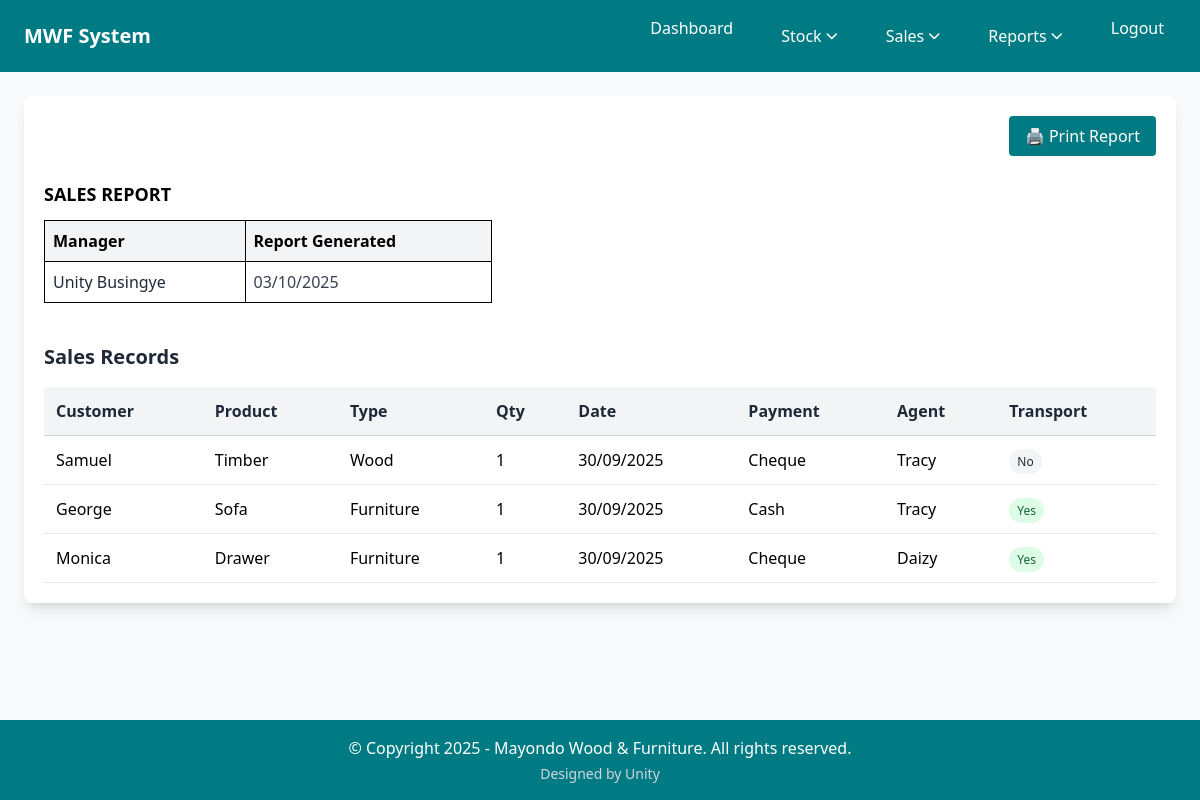
Before: /saleReport/ (signed in) with the older database file.
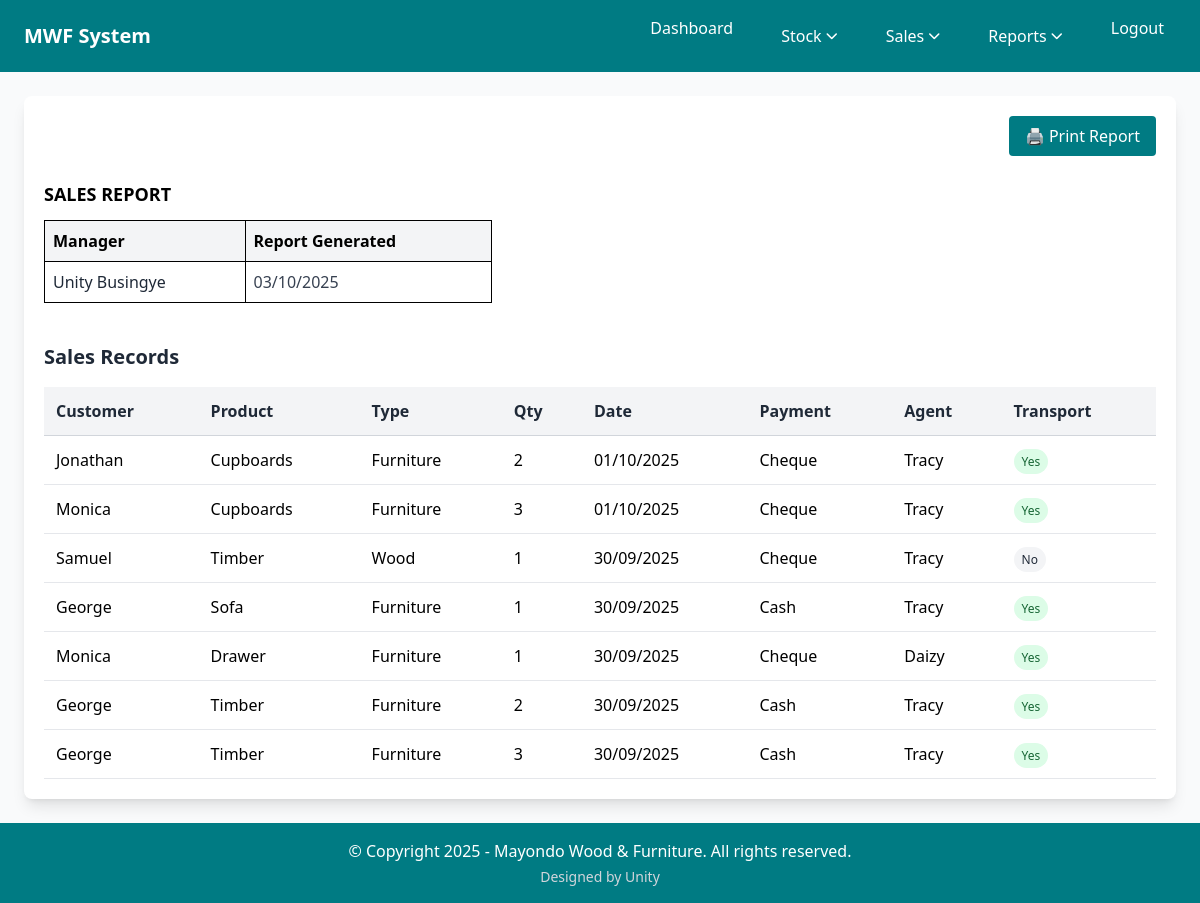
After: the same page with the newer database file.
### home/models.py (models this page shows, shortened)
class Sale(models.Model):
    CUSTOMER_CHOICES = [('Timber', 'Timber'), ('Sofa', 'Sofa'),('Tables','Tables'),('Cupboards','Cupboards'),('Drawer','Drawer'),('Poles','Poles')]
    PRODUCT_TYPE_CHOICES = [('Wood', 'Wood'), ('Furniture', 'Furniture')]
    PAYMENT_CHOICES = [('Cash', 'Cash'), ('Cheque','Cheque'), ('Bank Overdraft','Bank Overdraft')]
    product_id = models.CharField(max_length=50, blank=True, unique=True)
    customer_name = models.CharField(max_length=100)
    product_name = models.CharField(max_length=100, choices=CUSTOMER_CHOICES,
                                   help_text="Select the product category",
                                   default='Timber')
    product_type = models.CharField(max_length=20, choices=PRODUCT_TYPE_CHOICES,
                                   help_text="Select the product type",
                                   default='Furniture')
    product_ref = models.ForeignKey(Product, on_delete=models.PROTECT, null=True, blank=True,
                                   help_text="Auto-populated from product details")
    quantity = models.IntegerField()  # Number of items sold
    date = models.DateField(null=False)  # When the sale occurred
    payment_type = models.TextField(choices = PAYMENT_CHOICES)  # How customer paid
    sales_agent = models.CharField(max_length=50)  # Employee who made the sale
    transport_required = models.BooleanField(default=False)  # Delivery needed (checkbox)

### home/views.py (the view)
# urls.py: path('saleReport/', saleReport, name='saleReport'),     # Sales report page
@secure_view
@login_required
@user_passes_test(is_employee_or_manager)
@manager_required
def saleReport(request):
    from django.contrib.auth.models import User
    from datetime import date
    start_date = request.GET.get("start_date")
    end_date = request.GET.get("end_date")
    all_sales = Sale.objects.all().order_by('-date')
    if start_date:
        all_sales = all_sales.filter(date__gte=start_date)
    if end_date:
        all_sales = all_sales.filter(date__lte=end_date)
    current_manager = request.user
    if not current_manager.groups.filter(name='Manager').exists():
        managers = User.objects.filter(groups__name='Manager').first()
        current_manager = managers if managers else request.user
    context = {
        'sales': all_sales,
        'start_date': start_date,
        'end_date': end_date,
        'manager_name': current_manager.get_full_name() or current_manager.username,
        'report_date': date.today(),
        'total_sales': all_sales.count(),
        'is_filtered': bool(start_date or end_date)
    }
    return render(request, "sales_report.html", context)

### home/context_processors.py (called while the page is built)
def user_roles(request):
    context = {
        'is_manager': False,
        'is_employee': False,
    }
    if request.user.is_authenticated:
        context['is_manager'] = request.user.groups.filter(name="Manager").exists()
        context['is_employee'] = request.user.groups.filter(name="Employee").exists()
    return context

### home/views.py (called while the page is built)
def manager_required(view_func):
    @wraps(view_func)
    def _wrapped_view(request, *args, **kwargs):
        if not request.user.is_authenticated:
            return redirect('login')
        if not request.user.groups.filter(name="Manager").exists():
            messages.error(request, "Access denied. Manager privileges required.")
            return redirect('dashboard')
        return view_func(request, *args, **kwargs)
    return _wrapped_view

def is_employee_or_manager(user):
    return user.is_authenticated and user.groups.filter(name__in=['Manager', 'Employee']).exists()

### home/templates/sales_report.html (shortened to what this page needs)
{% extends 'base.html' %}
{% block content %}
  <div class="max-w-screen-2xl mx-auto bg-white rounded-lg p-5 relative shadow-lg">
    <button class="print-btn absolute top-5 right-5 px-4 py-2 bg-cordes-dark text-white border-0 rounded cursor-pointer hover:bg-cordes-blue transition-colors" onclick="window.print()">🖨️ Print Report</button>
    <div class="mt-16 mb-8">
      <table class="border-collapse w-full max-w-md">
        <caption class="font-bold mb-3 text-left text-lg">SALES REPORT</caption>
        <thead class="bg-gray-100">
          <tr>
            <th class="border border-black p-2 text-left">Manager</th>
            <th class="border border-black p-2 text-left">Report Generated</th>
          </tr>
        </thead>
        <tbody>
          <tr>
            <td class="border border-black p-2 font-medium text-gray-800">{{ manager_name }}</td>
            <td class="border border-black p-2 text-gray-700">{{ report_date|date:"d/m/Y" }}</td>
          </tr>
        </tbody>
      </table>
    </div>
    <section class="w-full mt-10">
      <h2 class="text-xl font-semibold mb-4 text-gray-800">
        Sales Records
      </h2>
      <table class="w-full border-collapse">
        <thead>
          <tr class="bg-gray-100">
            <th class="p-3 text-left border-b border-gray-300 text-gray-800">Customer</th>
            <th class="p-3 text-left border-b border-gray-300 text-gray-800">Product</th>
            <th class="p-3 text-left border-b border-gray-300 text-gray-800">Type</th>
            <th class="p-3 text-left border-b border-gray-300 text-gray-800">Qty</th>
            <th class="p-3 text-left border-b border-gray-300 text-gray-800">Date</th>
            <th class="p-3 text-left border-b border-gray-300 text-gray-800">Payment</th>
            <th class="p-3 text-left border-b border-gray-300 text-gray-800">Agent</th>
            <th class="p-3 text-left border-b border-gray-300 text-gray-800">Transport</th>
          </tr>
        </thead>
        <tbody>
        {% for sale in sales %}
        <tr class="hover:bg-gray-50">
          <td class="p-3 border-b border-gray-200">{{ sale.customer_name }}</td>
          <td class="p-3 border-b border-gray-200">
            {{ sale.product_name|default:"N/A" }}
          </td>
          <td class="p-3 border-b border-gray-200">
            {{ sale.product_type|default:"N/A" }}
          </td>
          <td class="p-3 border-b border-gray-200">{{ sale.quantity }}</td>
          <td class="p-3 border-b border-gray-200">{{ sale.date|date:"d/m/Y" }}</td>
          <td class="p-3 border-b border-gray-200">{{ sale.payment_type }}</td>
          <td class="p-3 border-b border-gray-200">{{ sale.sales_agent }}</td>
          <td class="p-3 border-b border-gray-200">
            <span class="px-2 py-1 rounded-full text-xs font-medium {% if sale.transport_required %}bg-green-100 text-green-800{% else %}bg-gray-100 text-gray-800{% endif %}">
              {{ sale.transport_required|yesno:"Yes,No" }}
            </span>
          </td>
        </tr>
        {% endfor %}
      </tbody>
      </table>
    </section>
  </div>
{% endblock %}

Changed rows visible on the page:
added Sale: customer_name "Jonathan", product_name "Cupboards", product_type "Furniture", quantity "2", date "01/10/2025", payment_type "Cheque", sales_agent "Tracy", transport_required "Yes"
added Sale: customer_name "Monica", product_name "Cupboards", product_type "Furniture", quantity "3", date "01/10/2025", payment_type "Cheque", sales_agent "Tracy", transport_required "Yes"
added Sale: customer_name "George", product_name "Timber", product_type "Furniture", quantity "2", date "30/09/2025", payment_type "Cash", sales_agent "Tracy", transport_required "Yes"
added Sale: customer_name "George", product_name "Timber", product_type "Furniture", quantity "3", date "30/09/2025", payment_type "Cash", sales_agent "Tracy", transport_required "Yes"
